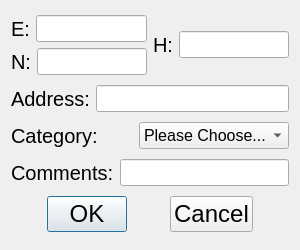
<?xml version="1.0" encoding="UTF-8"?>
<ui version="4.0">
 <class>recordDialog</class>
 <widget class="QDialog" name="recordDialog">
  <property name="geometry">
   <rect>
    <x>0</x>
    <y>0</y>
    <width>300</width>
    <height>250</height>
   </rect>
  </property>
  <property name="windowTitle">
   <string>Dialog</string>
  </property>
  <layout class="QGridLayout" name="gridLayout">
   <item row="0" column="0">
    <layout class="QHBoxLayout" name="horizontalLayout_8">
     <item>
      <layout class="QVBoxLayout" name="verticalLayout">
       <item>
        <layout class="QHBoxLayout" name="horizontalLayout_6">
         <item>
          <widget class="QLabel" name="label">
           <property name="font">
            <font>
             <pointsize>15</pointsize>
            </font>
           </property>
           <property name="text">
            <string>E:</string>
           </property>
          </widget>
         </item>
         <item>
          <widget class="QLineEdit" name="xLineEdit">
           <property name="font">
            <font>
             <pointsize>12</pointsize>
            </font>
           </property>
           <property name="layoutDirection">
            <enum>Qt::LeftToRight</enum>
           </property>
           <property name="text">
            <string/>
           </property>
           <property name="echoMode">
            <enum>QLineEdit::Normal</enum>
           </property>
           <property name="cursorPosition">
            <number>0</number>
           </property>
           <property name="alignment">
            <set>Qt::AlignLeading|Qt::AlignLeft|Qt::AlignVCenter</set>
           </property>
          </widget>
         </item>
        </layout>
       </item>
       <item>
        <layout class="QHBoxLayout" name="horizontalLayout_5">
         <item>
          <widget class="QLabel" name="label_2">
           <property name="font">
            <font>
             <pointsize>15</pointsize>
            </font>
           </property>
           <property name="text">
            <string>N:</string>
           </property>
          </widget>
         </item>
         <item>
          <widget class="QLineEdit" name="yLineEdit">
           <property name="font">
            <font>
             <pointsize>12</pointsize>
            </font>
           </property>
           <property name="layoutDirection">
            <enum>Qt::LeftToRight</enum>
           </property>
           <property name="text">
            <string/>
           </property>
           <property name="echoMode">
            <enum>QLineEdit::Normal</enum>
           </property>
           <property name="cursorPosition">
            <number>0</number>
           </property>
           <property name="alignment">
            <set>Qt::AlignLeading|Qt::AlignLeft|Qt::AlignVCenter</set>
           </property>
          </widget>
         </item>
        </layout>
       </item>
      </layout>
     </item>
     <item>
      <layout class="QHBoxLayout" name="horizontalLayout_7">
       <item>
        <widget class="QLabel" name="label_3">
         <property name="font">
          <font>
           <pointsize>15</pointsize>
          </font>
         </property>
         <property name="text">
          <string>H:</string>
         </property>
        </widget>
       </item>
       <item>
        <widget class="QLineEdit" name="hLineEdit">
         <property name="font">
          <font>
           <pointsize>12</pointsize>
          </font>
         </property>
         <property name="layoutDirection">
          <enum>Qt::LeftToRight</enum>
         </property>
         <property name="text">
          <string/>
         </property>
         <property name="echoMode">
          <enum>QLineEdit::Normal</enum>
         </property>
         <property name="cursorPosition">
          <number>0</number>
         </property>
         <property name="alignment">
          <set>Qt::AlignLeading|Qt::AlignLeft|Qt::AlignVCenter</set>
         </property>
        </widget>
       </item>
      </layout>
     </item>
    </layout>
   </item>
   <item row="1" column="0">
    <layout class="QHBoxLayout" name="horizontalLayout_4">
     <item>
      <widget class="QLabel" name="label_4">
       <property name="font">
        <font>
         <pointsize>15</pointsize>
        </font>
       </property>
       <property name="text">
        <string>Address:</string>
       </property>
      </widget>
     </item>
     <item>
      <widget class="QLineEdit" name="adrsLineEdit">
       <property name="font">
        <font>
         <pointsize>12</pointsize>
        </font>
       </property>
      </widget>
     </item>
    </layout>
   </item>
   <item row="2" column="0">
    <layout class="QHBoxLayout" name="horizontalLayout_3">
     <item>
      <widget class="QLabel" name="label_5">
       <property name="font">
        <font>
         <pointsize>15</pointsize>
        </font>
       </property>
       <property name="text">
        <string>Category:</string>
       </property>
      </widget>
     </item>
     <item>
      <widget class="QComboBox" name="categoryComboBox">
       <property name="font">
        <font>
         <pointsize>12</pointsize>
        </font>
       </property>
       <item>
        <property name="text">
         <string>Please Choose...</string>
        </property>
       </item>
      </widget>
     </item>
    </layout>
   </item>
   <item row="3" column="0">
    <layout class="QHBoxLayout" name="horizontalLayout_2">
     <item>
      <widget class="QLabel" name="label_6">
       <property name="font">
        <font>
         <pointsize>15</pointsize>
        </font>
       </property>
       <property name="text">
        <string>Comments:</string>
       </property>
      </widget>
     </item>
     <item>
      <widget class="QLineEdit" name="cmntsLineEdit">
       <property name="font">
        <font>
         <pointsize>12</pointsize>
        </font>
       </property>
      </widget>
     </item>
    </layout>
   </item>
   <item row="4" column="0">
    <layout class="QHBoxLayout" name="horizontalLayout">
     <item>
      <spacer name="horizontalSpacer_2">
       <property name="orientation">
        <enum>Qt::Horizontal</enum>
       </property>
       <property name="sizeHint" stdset="0">
        <size>
         <width>40</width>
         <height>20</height>
        </size>
       </property>
      </spacer>
     </item>
     <item>
      <widget class="QPushButton" name="okButton">
       <property name="font">
        <font>
         <pointsize>18</pointsize>
        </font>
       </property>
       <property name="text">
        <string>OK</string>
       </property>
      </widget>
     </item>
     <item>
      <spacer name="horizontalSpacer">
       <property name="orientation">
        <enum>Qt::Horizontal</enum>
       </property>
       <property name="sizeHint" stdset="0">
        <size>
         <width>40</width>
         <height>20</height>
        </size>
       </property>
      </spacer>
     </item>
     <item>
      <widget class="QPushButton" name="cancelButton">
       <property name="font">
        <font>
         <pointsize>18</pointsize>
        </font>
       </property>
       <property name="text">
        <string>Cancel</string>
       </property>
      </widget>
     </item>
     <item>
      <spacer name="horizontalSpacer_3">
       <property name="orientation">
        <enum>Qt::Horizontal</enum>
       </property>
       <property name="sizeHint" stdset="0">
        <size>
         <width>40</width>
         <height>20</height>
        </size>
       </property>
      </spacer>
     </item>
    </layout>
   </item>
  </layout>
 </widget>
 <resources/>
 <connections/>
</ui>
